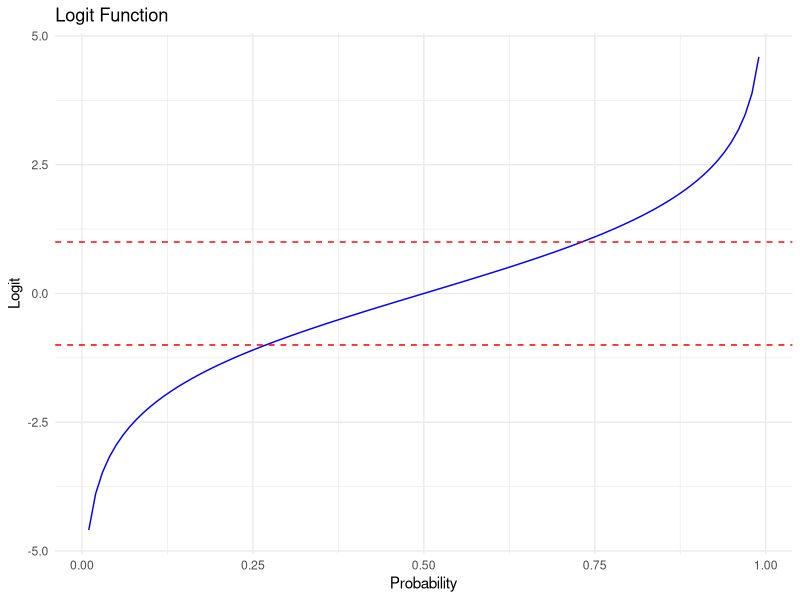
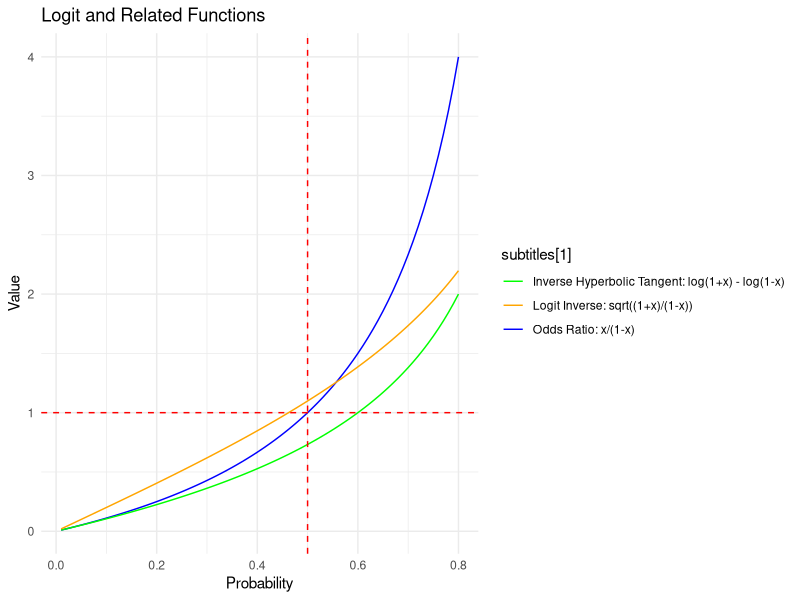

Source code (R) for these figures, in order:
library("ggplot2")
library("dplyr")

# Logit function
x <- seq(0.01, 0.99, by = 0.01)
logit <- log(x / (1 - x))

ggplot(data.frame(x, logit), aes(x = x, y = logit)) +
  geom_line(color = "blue") +
  labs(title = "Logit Function",
       x = "Probability",
       y = "Logit") +
  theme_minimal() +
  geom_hline(yintercept = c(-1, 1), color = "red", linetype = "dashed")

# Inverse Logit and Related Functions
y <- x / (1 - x)
loginv <- log((1 + x) / (1 - x))
invhyptan <- sqrt((1 + x) / (1 - x)) - 1
df <- data.frame(x, y, invhyptan, loginv)

subtitles = c(
  "Odds Ratio: x/(1-x)",
  "Inverse Hyperbolic Tangent: log(1+x) - log(1-x)",
  "Logit Inverse: sqrt((1+x)/(1-x))"
)
ggplot(df %>% filter(x <= 0.8), aes(x = x)) +
  geom_line(aes(y = y, color = subtitles[1])) +
  geom_line(aes(y = invhyptan, color = subtitles[2])) +
  geom_line(aes(y = loginv, color = subtitles[3])) +
  geom_hline(yintercept = 1, color = "red", linetype = "dashed") +    # horizontal line at y=1
  geom_vline(xintercept = 0.5, color = "red", linetype = "dashed") +  # vertical line at x=0.5 (fixed)
  labs(
    title = "Logit and Related Functions",
    x = "Probability",
    y = "Value"
  ) +
  scale_color_manual(
    values = c(
      "Odds Ratio: x/(1-x)" = "blue",
      "Inverse Hyperbolic Tangent: log(1+x) - log(1-x)" = "green",
      "Logit Inverse: sqrt((1+x)/(1-x))" = "orange"
    )
  ) +
  theme_minimal()
